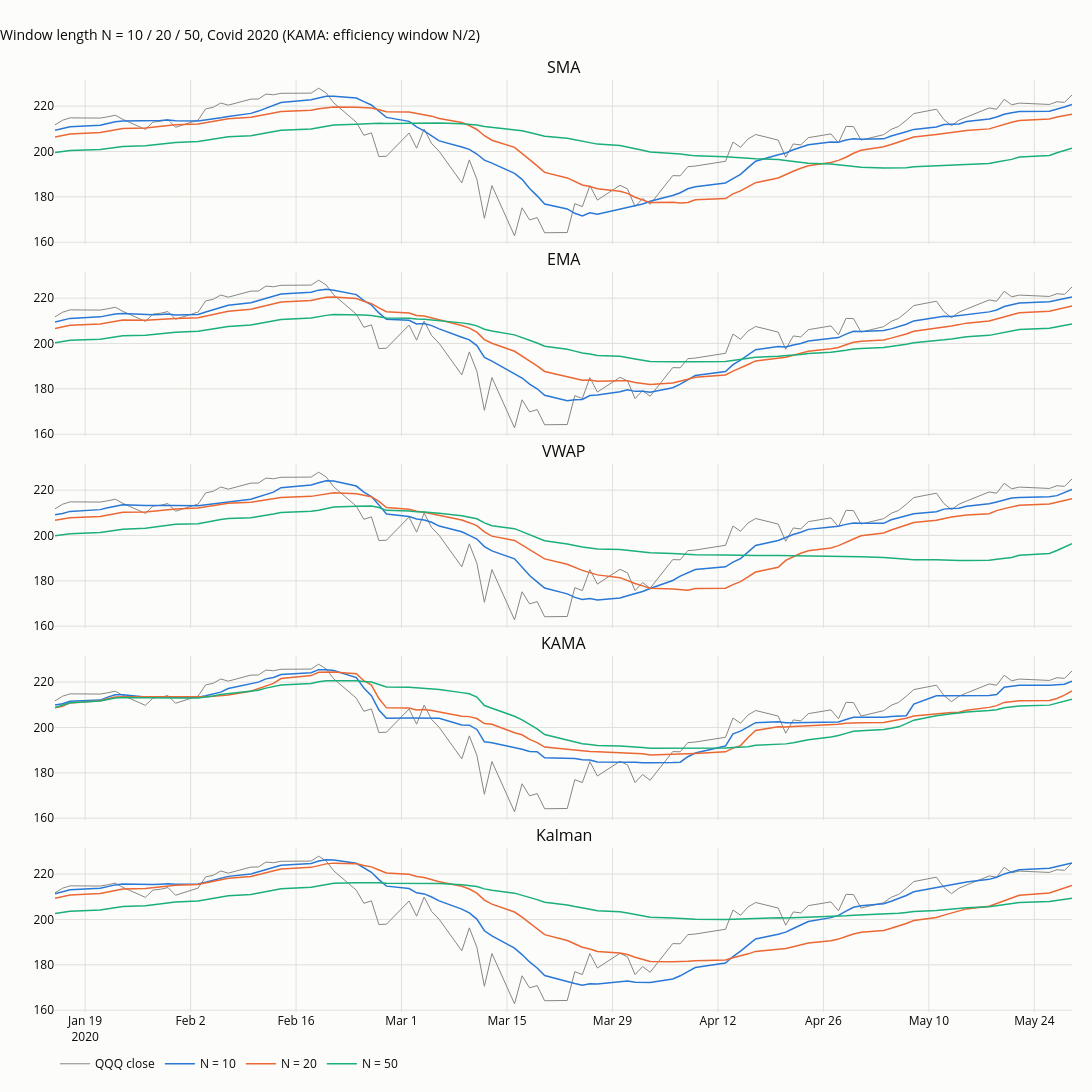

Notebook source saved alongside this figure:
### Markdown cell above
## 7. Sensitivity to the window length

The choice of $N$ usually matters more than the choice of method. Below, each method at
$N = 10, 20, 50$ through the 2020 episode, the Kalman filter re-calibrated to each $N$ by the
same variance-reduction rule as in section 4. There is no correct $N$ in general: shorter windows
follow the crash and the rebound sooner and are noisier in calm periods; longer windows are the
reverse. Standard defaults (20, 50, 200) are conventions, not results.

### Code cell
def obs_var_for(n_target):
    lo_, hi_ = 1e-5, 100.0
    for _ in range(60):
        m = np.sqrt(lo_ * hi_)
        lo_, hi_ = (m, hi_) if 1 / memory(kalman_weights(m))[1] < n_target else (lo_, m)
    return m


lo, hi = EPISODES["Covid 2020"]
methods = ["SMA", "EMA", "VWAP", "KAMA", "Kalman"]
fig = make_subplots(rows=len(methods), cols=1, shared_xaxes=True, vertical_spacing=0.03, subplot_titles=methods)
p = c.loc[lo:hi]
for r_, m in enumerate(methods, start=1):
    fig.add_scatter(x=p.index, y=p, mode="lines", line=dict(width=1, color=MUTED), name="QQQ close",
                    showlegend=(r_ == 1), row=r_, col=1)
    for j, n_ in enumerate([10, 20, 50]):
        if m == "SMA":
            s = c.rolling(n_).mean()
        elif m == "EMA":
            s = c.ewm(span=n_, adjust=False).mean()
        elif m == "VWAP":
            s = vwap(tp, v, n_)
        elif m == "KAMA":
            s = kama(c.to_frame(TICKER), er_window=n_ // 2)[TICKER]
        else:
            s = pd.Series(np.exp(kalman_llt(np.log(c.to_numpy()), obs_var=obs_var_for(n_))[0]), index=c.index)
        fig.add_scatter(x=p.index, y=s.loc[lo:hi], mode="lines", line=dict(width=1.5, color=SERIES[j]),
                        name=f"N = {n_}", showlegend=(r_ == 1), row=r_, col=1)
fig.update_layout(title="Window length N = 10 / 20 / 50, Covid 2020 (KAMA: efficiency window N/2)",
                  height=1330, width=1100, margin=dict(t=80, b=80), legend=dict(orientation="h", y=-0.04, x=0))
save_figure(fig, "11_04_sensitivity", FIG)
fig
